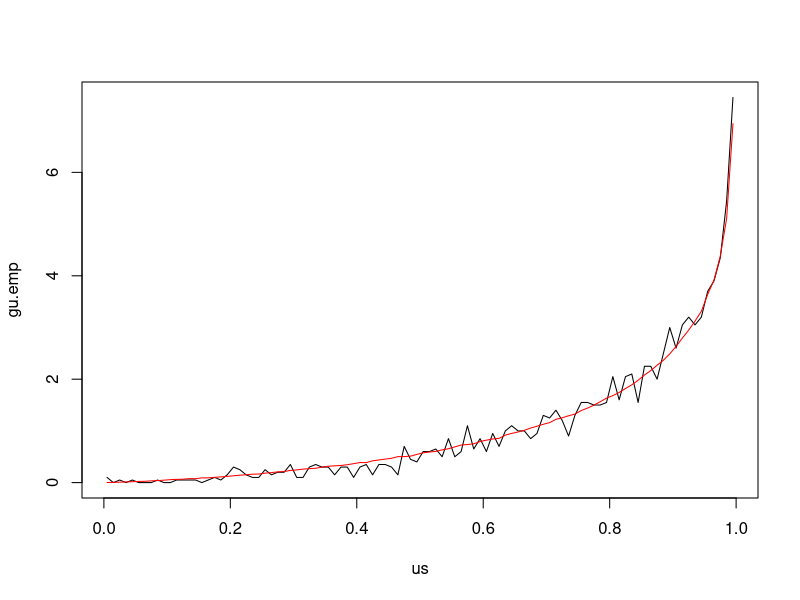

Write R code to recreate this figure. (Note: this script raises an error after producing the figure.)
library(pracma)
library(class)

get_bayes_acc <- function(mus, mc.res = 10) {
  k <- nrow(mus)
  p <- ncol(mus)
  zs <- rep(1:k, each = mc.res)
  mus2 <- mus[zs, , drop = FALSE]
  ys <- mus2 + randn(k * mc.res, p)
  cl <- knn(train = mus, test = ys, cl = 1:k)
  sum(cl == zs)/length(zs)
}

get_vs <- function(mus, r) {
  k <- nrow(mus)
  p <- ncol(mus)
  zs <- rep(1:k, each = r)
  mus2 <- mus[zs, , drop = FALSE]
  ys <- mus2 + randn(k * r, p)
  dd <- -pracma::pdist2(mus, ys)
  rankconv <- apply(dd, 2, rank)
  Vs <- list()
  for (i in 1:k) {
    Vs[[i]] <- rankconv[i, 1:r + (r * (i-1))]  
  }
  Vs <- do.call(c, Vs)
  Vs
}

get_us <- function(mus, r) {
  k <- nrow(mus)
  p <- ncol(mus)
  zs <- rep(1:k, each = r)
  mus2 <- mus[zs, , drop = FALSE]
  errs <- randn(k * r, p)
  ys <- mus2 + errs
  nms <- rowSums(ys^2)
  enms <- rowSums(errs^2)
  1 - pchisq(enms, p, ncp = nms)
}




####
##  Testing code
####
p <- 1
k <- 10
mc.res <- 1000
g.res <- 100
r <- 2
mus <- randn(k, p)

p <- 2
t1 <- proc.time()
mus <- randn(2000, p)
vs <- get_vs(mus, 1)
g.res <- 100
us <- (1:g.res - 0.5)/g.res
ubreaks <- (0:g.res)/g.res
res <- hist(vs/nrow(mus), breaks = ubreaks, plot = FALSE)
gu.emp <- res$counts/length(vs) * g.res
plot(us, gu.emp, type = "l")
proc.time() - t1

t1 <- proc.time()
mus <- randn(1e6, p)
usamp <- get_us(mus, 1)
res <- hist(usamp, breaks = ubreaks, plot = FALSE)
gu.emp2 <- res$counts/length(usamp) * g.res
lines(us, gu.emp2, col = "red")
proc.time() - t1


sum(gu0)
lines(us, gu0, col = "red")
